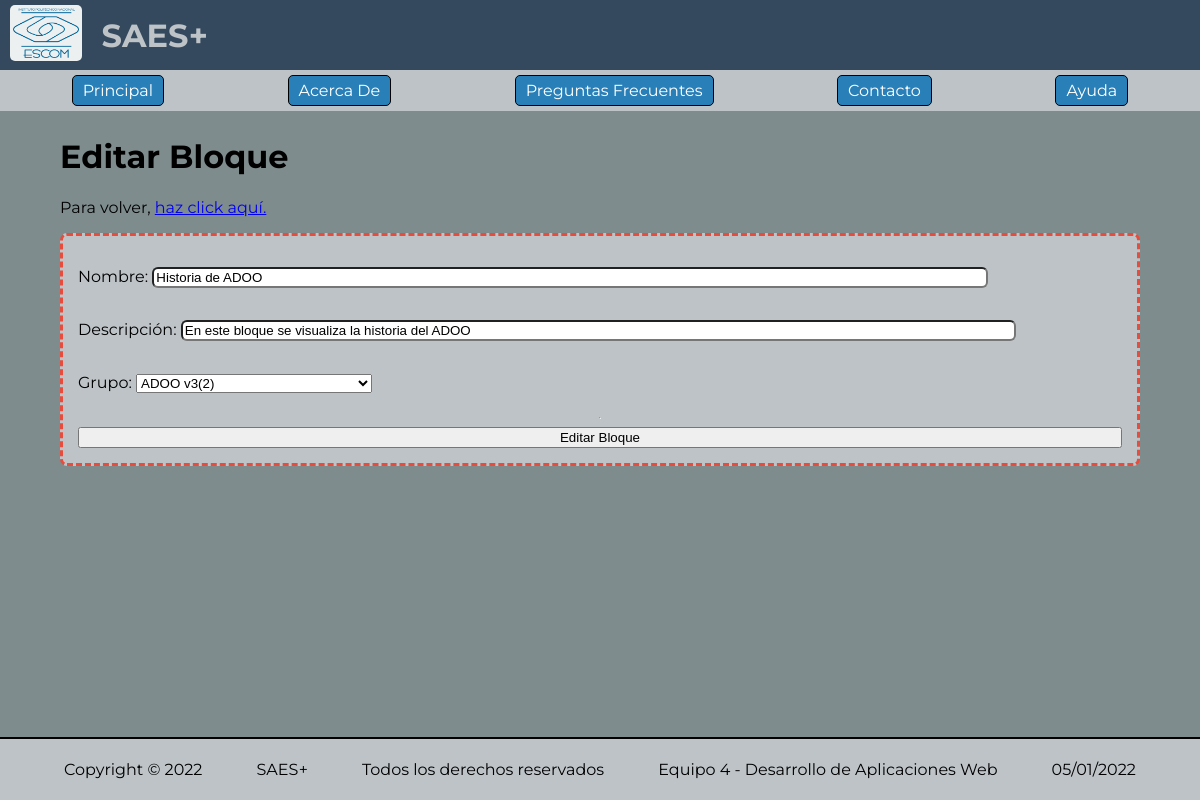
The page /admin/formulario-bloque.php?id=1 on the database its author committed.
### tables this page shows
CREATE TABLE `bloques` (
  `id` int NOT NULL AUTO_INCREMENT,
  `nombre` varchar(100) NOT NULL,
  `descripcion` varchar(100) NOT NULL,
  `id_grupo` int NOT NULL,
  PRIMARY KEY (`id`)
);

CREATE TABLE `grupos` (
  `id` int NOT NULL AUTO_INCREMENT,
  `nombre` varchar(100) NOT NULL,
  PRIMARY KEY (`id`)
);

### src/bloque/db_bloque.php (called while the page is built, shortened)
<?php
include_once(dirname(dirname(dirname(__FILE__))) . "/src/db.php");
include_once(dirname(dirname(dirname(__FILE__))) . "/src/grupo/servicio_grupo.php");
class DBBloque
{
  private $conexion;
  public function __construct()
  {
    $claseConexion = new Conexion();
    $this->conexion = $claseConexion->obtenerConexion();
  }
  private function fila_a_modelo($fila_bloque)
  {
    $bloque = new Bloque();
    $bloque->id = $fila_bloque["id"];
    $bloque->nombre = $fila_bloque["nombre"];
    $bloque->descripcion = $fila_bloque["descripcion"];
    $bloque->id_grupo = $fila_bloque["id_grupo"];
    $servicio_grupo = new ServicioGrupo();
    $bloque->grupo = $servicio_grupo->obtenerGrupoPorID($bloque->id_grupo);
    return $bloque;
  }
  public function obtenerBloquePorID($id_bloque)
  {
    $consulta = "SELECT * FROM bloques WHERE id = " . $id_bloque . ";";
    $resultado = $this->conexion->query($consulta);
    return $this->fila_a_modelo($resultado->fetch_assoc());
  }
}

### src/db.php (called while the page is built, shortened)
<?php
class Conexion
{
  private $db_con;
  public function __construct()
  {
    $this->db_con = new mysqli(Config::$db_host, Config::$db_user, Config::$db_pass, Config::$db_name);
  }
  public function obtenerConexion()
  {
    return $this->db_con;
  }
}

### src/bloque/servicio_bloque.php (called while the page is built, shortened)
<?php
include_once(dirname(dirname(dirname(__FILE__))) . "/src/bloque/db_bloque.php");
class ServicioBloque
{
  private $db_bloque;
  public function __construct()
  {
    $this->db_bloque = new DBBloque();
  }
  public function obtenerBloquePorID($id_bloque)
  {
    $bloque = $this->db_bloque->obtenerBloquePorID($id_bloque);
    return $bloque;
  }
}

### src/grupo/db_grupo.php (called while the page is built, shortened)
<?php
include_once(dirname(dirname(dirname(__FILE__))) . "/src/db.php");
class DBGrupo
{
  private $conexion;
  public function __construct()
  {
    $claseConexion = new Conexion();
    $this->conexion = $claseConexion->obtenerConexion();
  }
  private function fila_a_modelo($fila_grupo)
  {
    $grupo = new Grupo();
    $grupo->id = $fila_grupo["id"];
    $grupo->nombre = $fila_grupo["nombre"];
    return $grupo;
  }
  public function obtener_todos()
  {
    $consulta = "SELECT * FROM grupos";
    $resultado = $this->conexion->query($consulta);
    $grupos = array();
    while ($fila = $resultado->fetch_assoc()) {
      $grupos[] = $this->fila_a_modelo($fila);
    }
    return $grupos;
  }
  public function obtenerGrupoPorID($id_grupo)
  {
    $consulta = "SELECT * FROM grupos WHERE id = " . $id_grupo . ";";
    $resultado = $this->conexion->query($consulta);
    return $this->fila_a_modelo($resultado->fetch_assoc());
  }
}

### src/grupo/servicio_grupo.php (called while the page is built, shortened)
<?php
include_once(dirname(dirname(dirname(__FILE__))) . "/src/grupo/db_grupo.php");
class ServicioGrupo
{
  private $db_grupo;
  public function __construct()
  {
    $this->db_grupo = new DBGrupo();
  }
  public function obtenerGrupoPorID($id_grupo)
  {
    $grupo = $this->db_grupo->obtenerGrupoPorID($id_grupo);
    return $grupo;
  }
  public function obtenerGrupos()
  {
    return $this->db_grupo->obtener_todos();
  }
}

### admin/formulario-bloque.php (the view, shortened to what this page needs)
<?php
require_once(dirname(dirname(__FILE__)) . '/src/bloque/servicio_bloque.php');
$servicio = new ServicioBloque();
require_once(dirname(dirname(__FILE__)) . '/src/grupo/servicio_grupo.php');
$servicio_grupo = new ServicioGrupo();
$grupos = $servicio_grupo->obtenerGrupos();
require_once(dirname(dirname(__FILE__)) . '/src/componentes_ui/encabezado.php');
$editar_bloque = isset($_GET['id']);
$bloque = new Bloque();
if ($editar_bloque) {
  $bloque = $servicio->obtenerBloquePorID($_GET["id"]);
}
?>
<link rel="stylesheet" href="/assets/css/formulario-bloque.css">
<div id="formulario-bloque">
  <h1><?php if ($editar_bloque) {
        echo "Editar Bloque";
      } else {
        echo "Agregar Bloque";
      } ?></h1>
  <p>Para volver, <a href="/admin/bloques.php">haz click aquí.</a></p>
  <form action="/acciones/admin/<?php if ($editar_bloque) {
                                  echo "editar-bloque.php?id=" . $_GET['id'];
                                } else {
                                  echo "crear-bloque.php";
                                } ?>" method="post">
    <p>
      Nombre: <input class="campo" type="text" name="nombre" id="nombre" value="<?php if ($editar_bloque) {
                                                                                  echo $bloque->nombre;
                                                                                } ?>">
    </p>
    <p>
      Descripción: <input class="campo" type="text" name="descripcion" id="descripcion" value="<?php if ($editar_bloque) {
                                                                                                  echo $bloque->descripcion;
                                                                                                } ?>">
    </p>
    <p>
      Grupo: <select name="id_grupo" id="id_grupo">
        <?php
        foreach ($grupos as $grupo) {
        ?>
          <option value="<?php echo $grupo->id; ?>" <?php if ($editar_bloque && $bloque->id_grupo == $grupo->id) {
                                                      echo "selected";
                                                    } ?>><?php echo $grupo->nombre . "(" . $grupo->id . ")"; ?></option>
        <?php
        }
        ?>
      </select>
    </p>
    <hr>
    <input type="submit" value="<?php if ($editar_bloque) {
                                  echo "Editar";
                                } else {
                                  echo "Agregar";
                                } ?> Bloque">
  </form>
</div>
<?php require_once(dirname(dirname(__FILE__)) . '/src/componentes_ui/pie_de_pagina.php'); ?>

### assets/css/general.css (style rules this page uses)
html, body { height: 100%; width: 100%; font-family: "Montserrat", sans-serif; border: 0; margin: 0; display: flex; flex-direction: column; align-items: stretch; flex-shrink: 0; }

### assets/css/formulario-bloque.css (style rules this page uses)
#formulario-bloque { flex-grow: 1; background-color: #7f8c8d; padding: 5px 5%; }
#formulario-bloque > form { border: 3px dashed #e74c3c; border-radius: 7px; background-color: #bdc3c7; padding: 15px; display: flex; flex-direction: column; justify-content: space-evenly; }
.campo { border-radius: 6px; box-sizing: border-box; width: 80%; }

### rows shown on the page
bloques: nombre "Historia de ADOO", descripcion "En este bloque se visualiza la historia del ADOO", id_grupo "ADOO v3(2)"

### other values the page prints
Config::$nombre_proyecto "SAES+"
